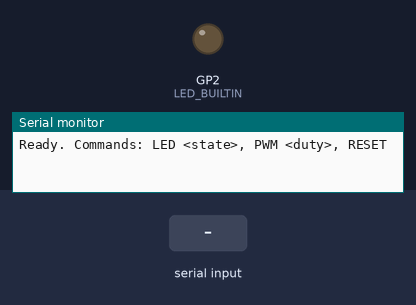
The sketch below on a simulated Raspberry Pi Pico. Parts: output pins drawn as LEDs (lit = HIGH), the last lines printed to the serial monitor. The inputs (shaded band) are chosen by the test bench.

Above: at 1.2 s.
1.3 s: "PWM 1\n" received over Serial
At 2.3 s:
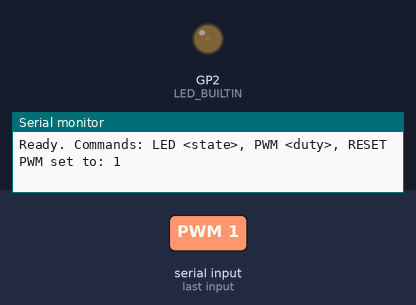
2.8 s: "PWM 150\n" received over Serial
At 3.4 s:
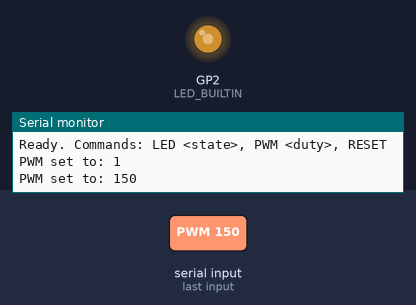
Timing chart, 0 to 5.8 s (numbered marks = the images above; inputs shaded):
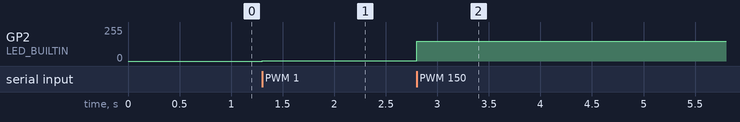

Measured:
- after the input at 1.3 s, GP2 (LED_BUILTIN): 0/255 → 1/255 at once
- after the input at 2.8 s, GP2 (LED_BUILTIN): 1/255 → 150/255 at once

The sketch:

serial_cmd_78.ino
```cpp
// snippet: serial_cmd_78
// tags: serial, command, parser, uart
// boards: avr, esp32, megaavr, nano33iot, romi32u4, rp2040
// library: none
// description: Serial command dispatcher: read line, split on first space, first token is command name
// prompts: command, dispatcher, split, first, space, first
// verified: compile-only
// source: kd-generated (id 78)
// exact-include: Arduino.h

#ifndef LED_BUILTIN
#define LED_BUILTIN 2  // ESP32 core may not define it (rule_led_builtin)
#endif

#include <Arduino.h>

char cmdBuf[64] = "";
int cmdIdx = 0;

void setup() {
  Serial.begin(9600);
  Serial.println("Ready. Commands: LED <state>, PWM <duty>, RESET");
}

void processCommand(const char* cmd) {
  char* token = strtok((char*)cmd, " ");
  if (token == NULL) return;

  if (strcmp(token, "LED") == 0) {
    token = strtok(NULL, " ");
    if (token != NULL) {
      if (strcmp(token, "ON") == 0) {
        digitalWrite(LED_BUILTIN, HIGH);
        Serial.println("LED ON");
      } else if (strcmp(token, "OFF") == 0) {
        digitalWrite(LED_BUILTIN, LOW);
        Serial.println("LED OFF");
      }
    }
  } else if (strcmp(token, "PWM") == 0) {
    token = strtok(NULL, " ");
    if (token != NULL) {
      int duty = atoi(token);
      analogWrite(LED_BUILTIN, duty);
      Serial.print("PWM set to: ");
      Serial.println(duty);
    }
  } else if (strcmp(token, "RESET") == 0) {
    Serial.println("Resetting...");
    delay(1000); // Simulate reset
    Serial.println("Reset complete");
  } else {
    Serial.print("ERR unknown command: ");
    Serial.println(cmd);
  }
}

void loop() {
  while (Serial.available()) {
    char c = Serial.read();
    if (c == '\n') {
      cmdBuf[cmdIdx] = '\0';
      processCommand(cmdBuf);
      cmdIdx = 0;
    } else if (c != '\r' && cmdIdx < 63) {
      cmdBuf[cmdIdx++] = c;
    }
  }
}
```
